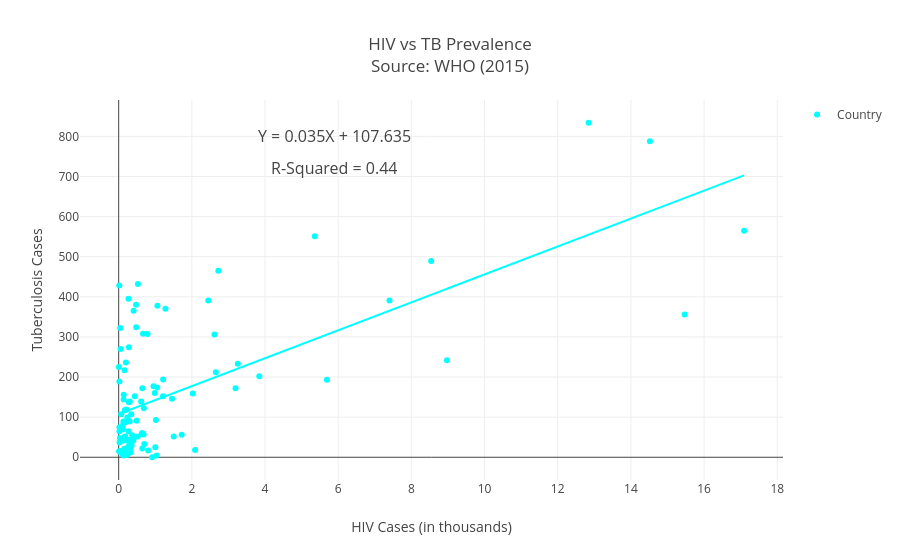

The cell this chart's notebook holds for it:
### Markdown cell above
# Figure 3

### Code cell
###############################################################################
TITLE = 'HIV vs TB Prevalence'
XAXIS = 'HIV Cases (in thousands)'
YAXIS = 'Tuberculosis Cases'
ANNOT_COOR = (5900, 800)
###########################################################################

year_idx = 0

create_x_vs_y_scatter('hiv_cases_100k', 'tb_all_cases_100k', tbcombined[0], XAXIS, YAXIS, TITLE, colors[0], annot_coor=ANNOT_COOR,year_idx=year_idx)
